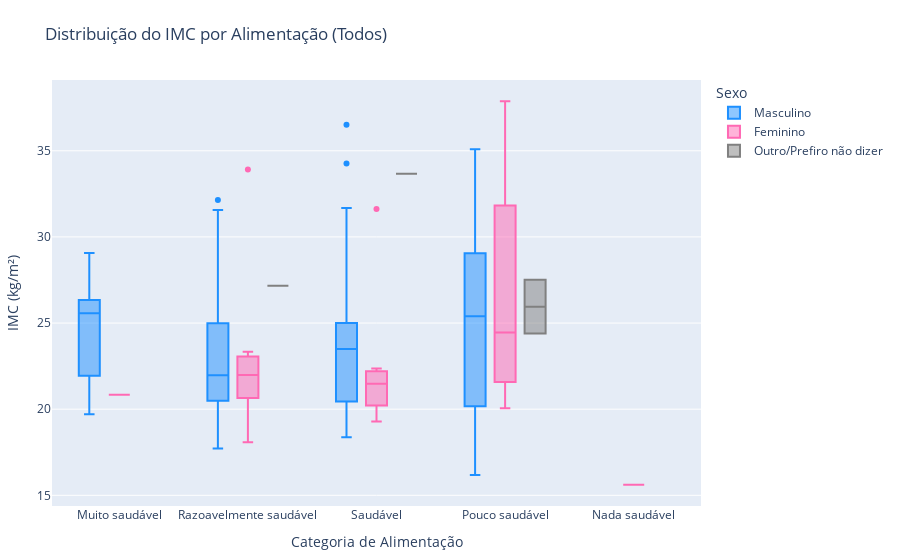
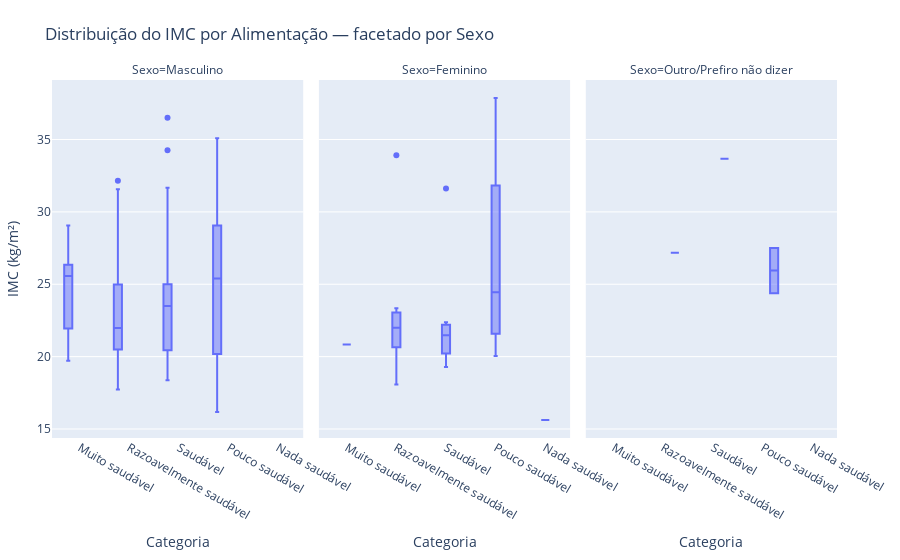

Source (notebook cell) for these figures, in order:
### Code cell
# Boxplot unificado (todos os sexos) ---
# a) sem facets, cor por sexo
fig_all = px.box(
    dados_binned,
    x="Alimentação",
    y="IMC",
    color="Sexo",
    title="Distribuição do IMC por Alimentação (Todos)",
    labels={"Alimentação": "Categoria de Alimentação", "IMC": "IMC (kg/m²)"},
    color_discrete_map={"Masculino":"dodgerblue","Feminino":"hotpink","Outro/Prefiro não dizer":"gray"}
)
fig_all.update_layout(margin=dict(l=40, r=40, t=80, b=40))
fig_all.show()

# b) com facets (lados a lado)
fig_facet = px.box(
    dados_binned,
    x="Alimentação",
    y="IMC",
    facet_col="Sexo",
    category_orders={"Sexo": ["Masculino","Feminino","Outro/Prefiro não dizer"]},
    title="Distribuição do IMC por Alimentação — facetado por Sexo",
    labels={"Alimentação":"Categoria","IMC":"IMC (kg/m²)"}
)
fig_facet.update_layout(margin=dict(l=40, r=40, t=80, b=40))
fig_facet.show()

### Figure 1 — Plotly figure (JSON) as saved in the notebook; plotly's stock layout.template omitted (floating-point values rounded to 4 significant figures)
{"data": [{"alignmentgroup": "True", "hovertemplate": "Sexo=Masculino<br>Categoria de Alimentação=%{x}<br>IMC (kg/m²)=%{y}<extra></extra>", "legendgroup": "Masculino", "marker": {"color": "dodgerblue"}, "name": "Masculino", "notched": false, "offsetgroup": "Masculino", "orientation": "v", "showlegend": true, "type": "box", "x": ["Muito saudável", "Razoavelmente saudável", "Razoavelmente saudável", "Saudável", "Pouco saudável", "Saudável", "Pouco saudável", "Muito saudável", "Razoavelmente saudável", "Saudável", "Muito saudável", "Saudável", "Razoavelmente saudável", "Saudável", "Saudável", "Razoavelmente saudável", "Pouco saudável", "Saudável", "Saudável", "Razoavelmente saudável", "Saudável", "Muito saudável", "Saudável", "Saudável", "Razoavelmente saudável", "Saudável", "Razoavelmente saudável", "Pouco saudável", "Razoavelmente saudável", "Pouco saudável", "Saudável", "Pouco saudável", "Razoavelmente saudável", "Muito saudável", "Razoavelmente saudável", "Razoavelmente saudável", "Muito saudável", "Saudável", "Razoavelmente saudável", "Razoavelmente saudável", "Razoavelmente saudável", "Saudável", "Saudável", "Pouco saudável", "Razoavelmente saudável", "Saudável", "Saudável", "Razoavelmente saudável", "Razoavelmente saudável", "Saudável", "Saudável", "Saudável", "Razoavelmente saudável", "Muito saudável", "Saudável", "Saudável", "Razoavelmente saudável", "Razoavelmente saudável", "Saudável", "Razoavelmente saudável", "Razoavelmente saudável", "Saudável", "Razoavelmente saudável", "Razoavelmente saudável", "Razoavelmente saudável", "Saudável", "Razoavelmente saudável", "Razoavelmente saudável", "Pouco saudável", "Saudável", "Saudável", "Saudável", "Saudável", "Saudável", "Saudável", "Razoavelmente saudável", "Pouco saudável", "Razoavelmente saudável", "Razoavelmente saudável", "Saudável", "Saudável", "Saudável", "Razoavelmente saudável", "Saudável", "Saudável", "Saudável", "Pouco saudável", "Razoavelmente saudável", "Razoavelmente saudável", "Razoavelmente saudável", "Saudável", "Saudável", "Pouco saudável"], "x0": " ", "xaxis": "x", "y": [29.06, 21.3, 31.56, 20.23, 29.63, 22.72, 27.34, 21.91, 26.42, 23.82, 26.57, 24.96, 20.76, 24.22, 24.91, 32.15, 29.94, 23.53, 28.73, 21.05, 23.1, 25.56, 31.07, 24.9, 30.49, 24.82, 22.1, 19.54, 20.45, 22.09, 27.68, 25.39, 24.72, 25.66, 20.23, 18.59, 19.71, 31.44, 21.43, 25.39, 25.25, 21.09, 18.56, 23.15, 18.38, 19.82, 20.15, 17.96, 21.05, 24.22, 34.26, 25.54, 22.68, 22.04, 20.86, 18.83, 21.97, 24.54, 20.66, 21.05, 30.69, 25.03, 17.72, 25.01, 21.8, 24.68, 24.39, 22.86, 17.1, 18.59, 31.67, 20.69, 18.38, 23.46, 20.16, 24.9, 35.08, 19.03, 20.62, 19.38, 21.3, 21.45, 25.69, 21.55, 20.06, 24.39, 16.18, 18.91, 22.95, 17.84, 25.34, 36.51, 25.51], "y0": " ", "yaxis": "y"}, {"alignmentgroup": "True", "hovertemplate": "Sexo=Feminino<br>Categoria de Alimentação=%{x}<br>IMC (kg/m²)=%{y}<extra></extra>", "legendgroup": "Feminino", "marker": {"color": "hotpink"}, "name": "Feminino", "notched": false, "offsetgroup": "Feminino", "orientation": "v", "showlegend": true, "type": "box", "x": ["Razoavelmente saudável", "Pouco saudável", "Muito saudável", "Pouco saudável", "Saudável", "Razoavelmente saudável", "Saudável", "Saudável", "Saudável", "Saudável", "Razoavelmente saudável", "Razoavelmente saudável", "Razoavelmente saudável", "Pouco saudável", "Saudável", "Razoavelmente saudável", "Saudável", "Saudável", "Razoavelmente saudável", "Pouco saudável", "Nada saudável"], "x0": " ", "xaxis": "x", "y": [33.91, 37.87, 20.83, 20.05, 22.04, 21.08, 19.72, 31.62, 22.37, 21.51, 20.5, 23.34, 21.99, 23.12, 21.45, 22.21, 19.28, 20.7, 18.08, 25.78, 15.62], "y0": " ", "yaxis": "y"}, {"alignmentgroup": "True", "hovertemplate": "Sexo=Outro/Prefiro não dizer<br>Categoria de Alimentação=%{x}<br>IMC (kg/m²)=%{y}<extra></extra>", "legendgroup": "Outro/Prefiro não dizer", "marker": {"color": "gray"}, "name": "Outro/Prefiro não dizer", "notched": false, "offsetgroup": "Outro/Prefiro não dizer", "orientation": "v", "showlegend": true, "type": "box", "x": ["Saudável", "Razoavelmente saudável", "Pouco saudável", "Pouco saudável"], "x0": " ", "xaxis": "x", "y": [33.67, 27.17, 27.51, 24.39], "y0": " ", "yaxis": "y"}], "layout": {"autosize": true, "boxmode": "group", "legend": {"title": {"text": "Sexo"}, "tracegroupgap": 0}, "margin": {"b": 40, "l": 40, "r": 40, "t": 80}, "title": {"text": "Distribuição do IMC por Alimentação (Todos)"}, "xaxis": {"anchor": "y", "autorange": true, "domain": [0, 1], "range": [-0.5182, 4.518], "title": {"text": "Categoria de Alimentação"}, "type": "category"}, "yaxis": {"anchor": "x", "autorange": true, "domain": [0, 1], "range": [14.38, 39.11], "title": {"text": "IMC (kg/m²)"}, "type": "linear"}}}

### Figure 2 — Plotly figure (JSON) as saved in the notebook; plotly's stock layout.template omitted (floating-point values rounded to 4 significant figures)
{"data": [{"alignmentgroup": "True", "hovertemplate": "Sexo=Masculino<br>Categoria=%{x}<br>IMC (kg/m²)=%{y}<extra></extra>", "legendgroup": "", "marker": {"color": "#636efa"}, "name": "", "notched": false, "offsetgroup": "", "orientation": "v", "showlegend": false, "type": "box", "x": ["Muito saudável", "Razoavelmente saudável", "Razoavelmente saudável", "Saudável", "Pouco saudável", "Saudável", "Pouco saudável", "Muito saudável", "Razoavelmente saudável", "Saudável", "Muito saudável", "Saudável", "Razoavelmente saudável", "Saudável", "Saudável", "Razoavelmente saudável", "Pouco saudável", "Saudável", "Saudável", "Razoavelmente saudável", "Saudável", "Muito saudável", "Saudável", "Saudável", "Razoavelmente saudável", "Saudável", "Razoavelmente saudável", "Pouco saudável", "Razoavelmente saudável", "Pouco saudável", "Saudável", "Pouco saudável", "Razoavelmente saudável", "Muito saudável", "Razoavelmente saudável", "Razoavelmente saudável", "Muito saudável", "Saudável", "Razoavelmente saudável", "Razoavelmente saudável", "Razoavelmente saudável", "Saudável", "Saudável", "Pouco saudável", "Razoavelmente saudável", "Saudável", "Saudável", "Razoavelmente saudável", "Razoavelmente saudável", "Saudável", "Saudável", "Saudável", "Razoavelmente saudável", "Muito saudável", "Saudável", "Saudável", "Razoavelmente saudável", "Razoavelmente saudável", "Saudável", "Razoavelmente saudável", "Razoavelmente saudável", "Saudável", "Razoavelmente saudável", "Razoavelmente saudável", "Razoavelmente saudável", "Saudável", "Razoavelmente saudável", "Razoavelmente saudável", "Pouco saudável", "Saudável", "Saudável", "Saudável", "Saudável", "Saudável", "Saudável", "Razoavelmente saudável", "Pouco saudável", "Razoavelmente saudável", "Razoavelmente saudável", "Saudável", "Saudável", "Saudável", "Razoavelmente saudável", "Saudável", "Saudável", "Saudável", "Pouco saudável", "Razoavelmente saudável", "Razoavelmente saudável", "Razoavelmente saudável", "Saudável", "Saudável", "Pouco saudável"], "x0": " ", "xaxis": "x", "y": [29.06, 21.3, 31.56, 20.23, 29.63, 22.72, 27.34, 21.91, 26.42, 23.82, 26.57, 24.96, 20.76, 24.22, 24.91, 32.15, 29.94, 23.53, 28.73, 21.05, 23.1, 25.56, 31.07, 24.9, 30.49, 24.82, 22.1, 19.54, 20.45, 22.09, 27.68, 25.39, 24.72, 25.66, 20.23, 18.59, 19.71, 31.44, 21.43, 25.39, 25.25, 21.09, 18.56, 23.15, 18.38, 19.82, 20.15, 17.96, 21.05, 24.22, 34.26, 25.54, 22.68, 22.04, 20.86, 18.83, 21.97, 24.54, 20.66, 21.05, 30.69, 25.03, 17.72, 25.01, 21.8, 24.68, 24.39, 22.86, 17.1, 18.59, 31.67, 20.69, 18.38, 23.46, 20.16, 24.9, 35.08, 19.03, 20.62, 19.38, 21.3, 21.45, 25.69, 21.55, 20.06, 24.39, 16.18, 18.91, 22.95, 17.84, 25.34, 36.51, 25.51], "y0": " ", "yaxis": "y"}, {"alignmentgroup": "True", "hovertemplate": "Sexo=Feminino<br>Categoria=%{x}<br>IMC (kg/m²)=%{y}<extra></extra>", "legendgroup": "", "marker": {"color": "#636efa"}, "name": "", "notched": false, "offsetgroup": "", "orientation": "v", "showlegend": false, "type": "box", "x": ["Razoavelmente saudável", "Pouco saudável", "Muito saudável", "Pouco saudável", "Saudável", "Razoavelmente saudável", "Saudável", "Saudável", "Saudável", "Saudável", "Razoavelmente saudável", "Razoavelmente saudável", "Razoavelmente saudável", "Pouco saudável", "Saudável", "Razoavelmente saudável", "Saudável", "Saudável", "Razoavelmente saudável", "Pouco saudável", "Nada saudável"], "x0": " ", "xaxis": "x2", "y": [33.91, 37.87, 20.83, 20.05, 22.04, 21.08, 19.72, 31.62, 22.37, 21.51, 20.5, 23.34, 21.99, 23.12, 21.45, 22.21, 19.28, 20.7, 18.08, 25.78, 15.62], "y0": " ", "yaxis": "y2"}, {"alignmentgroup": "True", "hovertemplate": "Sexo=Outro/Prefiro não dizer<br>Categoria=%{x}<br>IMC (kg/m²)=%{y}<extra></extra>", "legendgroup": "", "marker": {"color": "#636efa"}, "name": "", "notched": false, "offsetgroup": "", "orientation": "v", "showlegend": false, "type": "box", "x": ["Saudável", "Razoavelmente saudável", "Pouco saudável", "Pouco saudável"], "x0": " ", "xaxis": "x3", "y": [33.67, 27.17, 27.51, 24.39], "y0": " ", "yaxis": "y3"}], "layout": {"annotations": [{"font": {}, "showarrow": false, "text": "Sexo=Masculino", "x": 0.16, "xanchor": "center", "xref": "paper", "y": 1, "yanchor": "bottom", "yref": "paper"}, {"font": {}, "showarrow": false, "text": "Sexo=Feminino", "x": 0.5, "xanchor": "center", "xref": "paper", "y": 1, "yanchor": "bottom", "yref": "paper"}, {"font": {}, "showarrow": false, "text": "Sexo=Outro/Prefiro não dizer", "x": 0.84, "xanchor": "center", "xref": "paper", "y": 1, "yanchor": "bottom", "yref": "paper"}], "autosize": true, "boxmode": "group", "legend": {"tracegroupgap": 0}, "margin": {"b": 40, "l": 40, "r": 40, "t": 80}, "title": {"text": "Distribuição do IMC por Alimentação — facetado por Sexo"}, "xaxis": {"anchor": "y", "autorange": true, "domain": [0, 0.32], "range": [-0.548, 4.5], "title": {"text": "Categoria"}, "type": "category"}, "xaxis2": {"anchor": "y2", "autorange": true, "domain": [0.34, 0.66], "matches": "x", "range": [-0.548, 4.5], "title": {"text": "Categoria"}, "type": "category"}, "xaxis3": {"anchor": "y3", "autorange": true, "domain": [0.68, 1.0], "matches": "x", "range": [-0.548, 4.5], "title": {"text": "Categoria"}, "type": "category"}, "yaxis": {"anchor": "x", "autorange": true, "domain": [0, 1], "range": [14.38, 39.11], "title": {"text": "IMC (kg/m²)"}, "type": "linear"}, "yaxis2": {"anchor": "x2", "autorange": true, "domain": [0, 1], "matches": "y", "range": [14.38, 39.11], "showticklabels": false, "type": "linear"}, "yaxis3": {"anchor": "x3", "autorange": true, "domain": [0, 1], "matches": "y", "range": [14.38, 39.11], "showticklabels": false, "type": "linear"}}}
